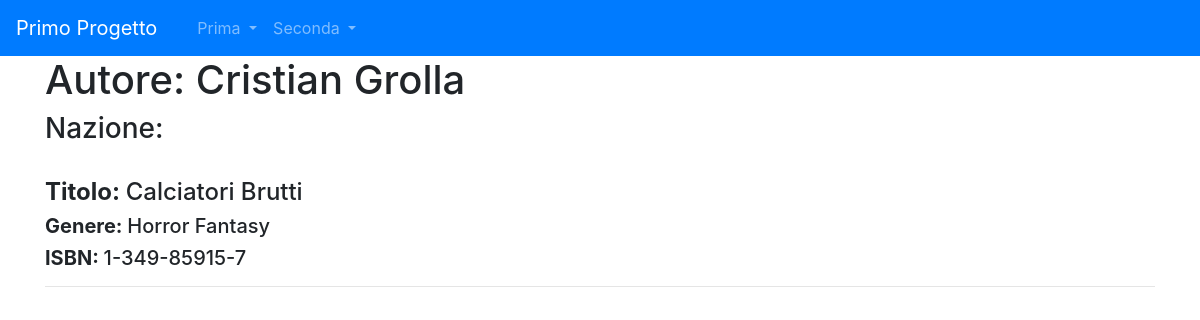
The page /libreria/autori/1 on the database its author committed.
### libreria/models.py (models this page shows, shortened)
class Autore(models.Model):
    nome=models.CharField(max_length=20)
    cognome=models.CharField(max_length=20)
    def __str__(self):
        return self.nome+" "+self.cognome
    class Meta:
        verbose_name = "Autore"
        verbose_name_plural = "Autori"

class Libro(models.Model):
    titolo=models.CharField(max_length=100)
    autore=models.ForeignKey(Autore, on_delete=models.CASCADE, related_name="libri")
    genere=models.ManyToManyField(Genere)
    ISBN=models.CharField(max_length=15)
    class Meta:
        verbose_name = "Libro"
        verbose_name_plural = "Libri"

class Genere(models.Model):
    nome=models.CharField(max_length=20)
    def __str__(self):
        return self.nome
    class Meta:
        verbose_name = "Genere"
        verbose_name_plural = "Generi"

### libreria/views.py (the view)
# urls.py: path("autori/<int:pk>", AutoreDetail.as_view(), name="autore"),
class AutoreDetail(DetailView):
    model=Autore
    template_name= "autore.html"

### libreria/templates/autore.html (shortened to what this page needs)
  {% extends 'base.html' %}
{% block content %}
    <h1>Autore: {{ autore }}</h1>
    <h3>Nazione: {{ autore.nazione }}</h3>
    <br>
    {% for libro in  autore.libri.all %}
        <h4><strong>Titolo: </strong>{{ libro.titolo }}</h4>
        <h5><strong>Genere: </strong>{% for genere in libro.genere.all %}{{ genere }} {% endfor %}</h5>
        <h5><strong>ISBN: </strong>{{ libro.ISBN }}</h5>
        <hr>
    {% endfor %}
{% endblock content %}

### rows shown on the page
Autore: nome+cognome "Cristian Grolla"
Libro: titolo "Calciatori Brutti", ISBN "1-349-85915-7"
Genere: nome "Horror"
Genere: nome "Fantasy"
